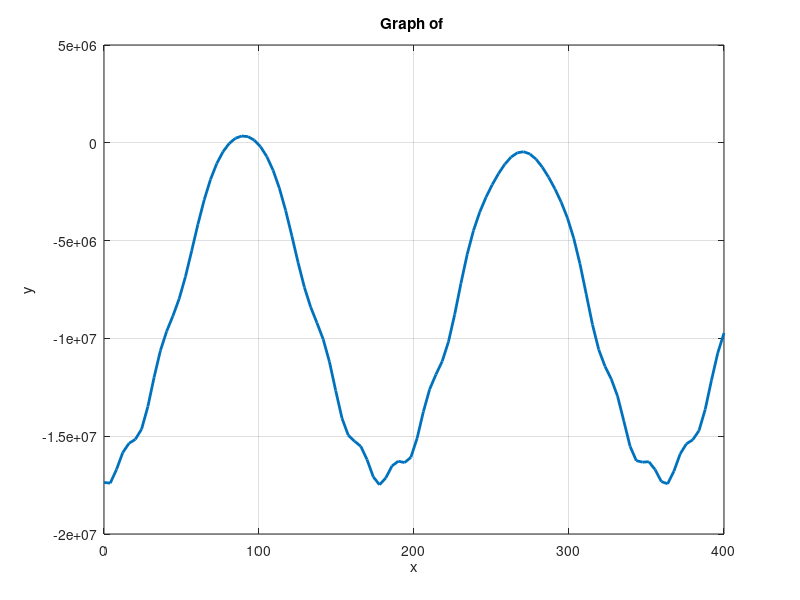

The MATLAB source for this figure:
% Define the function you want to plot

%Code for Angles
theta2 = linspace(0, 400, 100);

f_theta3 = @(theta2) asind((8.4 - 36.*sind(theta2))/120);  % Example function: y = x^2
theta3 = f_theta3(theta2);
f_r4 = @(theta2) 120*cosd(theta3) + 36*cosd(theta2);
r4 = f_r4(theta2);
f_theta3dot = @(theta2) -1*36*114.592*cosd(theta2)./(120*cosd(theta3));
theta3dot = f_theta3dot(theta2);
f_r4dot = @(theta2) -1*120.*theta3dot.*sind(theta3) - 36*114.592.*sind(theta2);
r4dot = f_r4dot(theta2);
f_theta3dotdot = @(theta2) (120.*(theta3dot.^2).*sind(theta3) + 36*114.592.*sind(theta2)) ./ (120.*cosd(theta3));
theta3dotdot = f_theta3dotdot(theta2);
f_r4dotdot = @(theta2) -1*120.*(theta3dotdot.*sind(theta3) + 120.*theta3dot.^2.*cosd(theta3)) + 36.*114.592.^2.*cos(theta3);
r4dotdot = f_r4dotdot(theta2);


% Create a range of values for the variable (e.g., x values)
  % 100 points between -10 and 10

% Calculate the corresponding y values


% Create the plot
plot(theta2, r4dotdot, 'LineWidth', 2);  % Line width for better visibility

% Add title and labels
title('Graph of ');
xlabel('x');
ylabel('y');

% Show the grid
grid on;